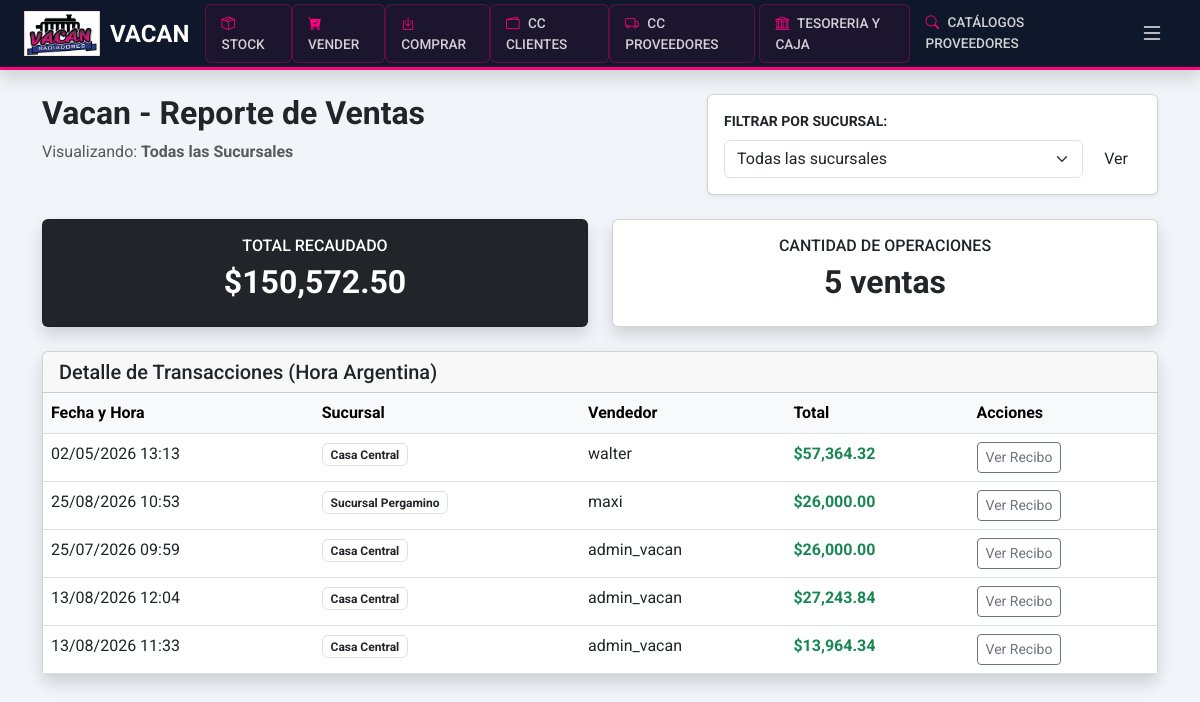
Page /admin/reportes (signed in) on the earlier database version.
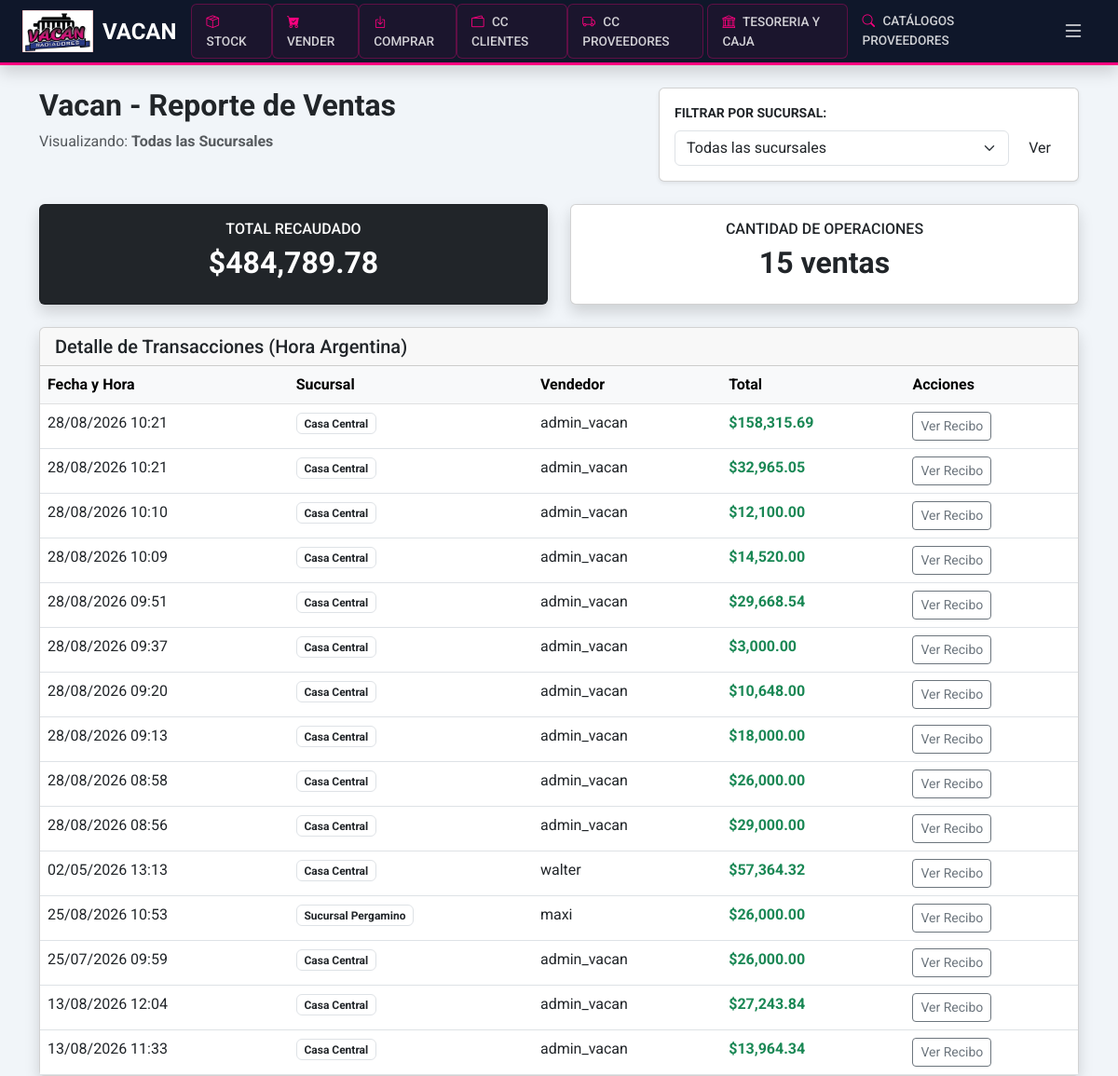
Same page on the later database version.
### app/models.py (models this page shows)
class Venta(db.Model):
    id = db.Column(db.Integer, primary_key=True)
    fecha = db.Column(db.DateTime, default=get_argentina_time)
    total = db.Column(db.Float, nullable=False)
    tipo_comprobante = db.Column(db.String(20), default='REMITO')
    metodo_pago = db.Column(db.String(20))
    estado_arca = db.Column(db.String(20), default='PENDIENTE')
    esta_pagada = db.Column(db.Boolean, default=False)
    total_pagado = db.Column(db.Float, default=0.0)
    cliente_id = db.Column(db.Integer, db.ForeignKey('cliente.id'))
    usuario_id = db.Column(db.Integer, db.ForeignKey('usuario.id'))
    sucursal_id = db.Column(db.Integer, db.ForeignKey('sucursal.id'))
    iva_porcentaje = db.Column(db.Float, default=21.0) # Para elegir 21, 10.5 o 0
    plazo_pago = db.Column(db.Integer, default=0)    # Días para el vencimiento
    descuento_global = db.Column(db.Float, default=0.0) # Monto o % de descuento
    recargo_global = db.Column(db.Float, default=0.0)
    cliente = db.relationship('Cliente', back_populates='ventas')
    usuario = db.relationship('Usuario', back_populates='ventas')
    sucursal = db.relationship('Sucursal', back_populates='ventas')
    detalles = db.relationship('DetalleVenta', back_populates='venta', cascade="all, delete-orphan")
    pagos = db.relationship('PagoVenta', back_populates='venta', cascade="all, delete-orphan")
    movimientos_cta = db.relationship('MovimientoCtaCte', back_populates='venta')

class Sucursal(db.Model):
    id = db.Column(db.Integer, primary_key=True)
    nombre = db.Column(db.String(100), nullable=False)
    cuit = db.Column(db.String(20))
    direccion = db.Column(db.String(200))
    localidad = db.Column(db.String(100))
    provincia = db.Column(db.String(100))
    celular = db.Column(db.String(20))
    celular_alternativo = db.Column(db.String(20))
    activo = db.Column(db.Boolean, default=True)
    empresa_id = db.Column(db.Integer, db.ForeignKey('empresa.id'))
    empresa = db.relationship('Empresa', back_populates='sucursales')
    usuarios = db.relationship('Usuario', back_populates='sucursal')
    ventas = db.relationship('Venta', back_populates='sucursal')
    stock_items = db.relationship('Repuesto', back_populates='sucursal') # Nombre único para stock
    cajas = db.relationship('Caja', back_populates='sucursal')

class Usuario(UserMixin, db.Model):
    id = db.Column(db.Integer, primary_key=True)
    username = db.Column(db.String(80), unique=True, nullable=False)
    password_hash = db.Column(db.String(200))
    rol = db.Column(db.String(20), default='vendedor')
    activo = db.Column(db.Boolean, default=True)
    sucursal_id = db.Column(db.Integer, db.ForeignKey('sucursal.id'))
    sucursal = db.relationship('Sucursal', back_populates='usuarios')
    ventas = db.relationship('Venta', back_populates='usuario')
    ajustes_precios = db.relationship('HistorialPrecio', back_populates='usuario')
    cierres_realizados = db.relationship('CierreCaja', back_populates='usuario_rel')

### app/routes/admin.py (the view)
@admin_bp.route('/reportes')
@login_required
@roles_required('admin', 'superadmin')
def reportes():
    sucursal_id = request.args.get('sucursal_id', type=int)
    sucursales = Sucursal.query.all()
    query_ventas = Venta.query
    if sucursal_id:
        query_ventas = query_ventas.filter_by(sucursal_id=sucursal_id)
        sucursal_actual = Sucursal.query.get(sucursal_id)
    else:
        sucursal_actual = None
    ventas = query_ventas.order_by(Venta.id.desc()).all()
    total_recaudado = sum(v.total for v in ventas)
    cantidad_ventas = len(ventas)
    return render_template(
        'admin/reportes.html',
        ventas=ventas,
        total=total_recaudado,
        cantidad=cantidad_ventas,
        sucursales=sucursales,
        sucursal_actual=sucursal_actual
    )

### app/__init__.py (called while the page is built)
def create_app():
    app = Flask(__name__)
    app.config.from_object(Config)
    db.init_app(app)
    migrate.init_app(app, db, render_as_batch=True)
    login_manager.init_app(app)
    login_manager.login_view = 'auth.login'
    login_manager.login_message = "Por favor, inicia sesión para acceder al sistema Vacan."
    login_manager.login_message_category = "info"
    from .models import Usuario
    @login_manager.user_loader
    def load_user(user_id):
        return Usuario.query.get(int(user_id))
    from .routes.main import main_bp
    from .routes.inventory import inventory_bp
    from .routes.auth import auth_bp
    from .routes.admin import admin_bp
    app.register_blueprint(main_bp)
    app.register_blueprint(inventory_bp)
    app.register_blueprint(auth_bp)
    app.register_blueprint(admin_bp)
    return app

### app/templates/admin/reportes.html (shortened to what this page needs)
{% extends 'base.html' %}
{% block content %}
<div class="row mb-4">
    <div class="col-md-7">
        <h2 class="fw-bold"><span class="text-pink">Vacan</span> - Reporte de Ventas</h2>
        <p class="text-muted">Visualizando: <strong>{{ sucursal_actual.nombre if sucursal_actual else 'Todas las Sucursales' }}</strong></p>
    </div>
    <div class="col-md-5">
        <form action="{{ url_for('admin.reportes') }}" method="GET" class="card p-3 shadow-sm">
            <label class="form-label small fw-bold text-uppercase">Filtrar por Sucursal:</label>
            <div class="d-flex gap-2">
                <select name="sucursal_id" class="form-select">
                    <option value="">Todas las sucursales</option>
                </select>
                <button type="submit" class="btn btn-vacan">Ver</button>
            </div>
        </form>
    </div>
</div>
<div class="row mb-4 text-center">
    <div class="col-md-6">
        <div class="card bg-dark text-white shadow">
            <div class="card-body">
                <h6 class="text-pink text-uppercase">Total Recaudado</h6>
                <h2 class="fw-bold">${{ "{:,.2f}".format(total) }}</h2>
            </div>
        </div>
    </div>
    <div class="col-md-6">
        <div class="card shadow border-pink">
            <div class="card-body">
                <h6 class="text-dark text-uppercase">Cantidad de Operaciones</h6>
                <h2 class="fw-bold">{{ cantidad }} ventas</h2>
            </div>
        </div>
    </div>
</div>
<div class="card shadow">
    <div class="card-header card-header-vacan">
        <h5 class="mb-0">Detalle de Transacciones (Hora Argentina)</h5>
    </div>
    <div class="card-body p-0">
        <table class="table table-hover mb-0">
            <thead class="table-light">
                <tr>
                    <th>Fecha y Hora</th>
                    <th>Sucursal</th>
                    <th>Vendedor</th>
                    <th>Total</th>
                    <th>Acciones</th>
                </tr>
            </thead>
            <tbody>
                {% for v in ventas %}
                <tr>
                    <td>{{ v.fecha.strftime('%d/%m/%Y %H:%M') }}</td>
                    <td><span class="badge bg-outline-dark border text-dark">{{ v.sucursal.nombre }}</span></td>
                    <td>{{ v.usuario.username }}</td>
                    <td class="fw-bold text-success">${{ "{:,.2f}".format(v.total) }}</td>
                    <td>
                        <button class="btn btn-sm btn-outline-secondary">Ver Recibo</button>
                    </td>
                </tr>
                {% else %}
                <tr>
                    <td colspan="5" class="text-center py-4">No hay ventas registradas para este filtro.</td>
                </tr>
                {% endfor %}
            </tbody>
        </table>
    </div>
</div>
{% endblock %}

Differences in the rows shown:
added Venta: fecha "28/08/2026 10:21", sucursal.nombre "Casa Central", usuario.username "admin_vacan", total "158,315.69"
added Venta: fecha "28/08/2026 10:21", sucursal.nombre "Casa Central", usuario.username "admin_vacan", total "32,965.05"
added Venta: fecha "28/08/2026 10:10", sucursal.nombre "Casa Central", usuario.username "admin_vacan", total "12,100.00"
added Venta: fecha "28/08/2026 10:09", sucursal.nombre "Casa Central", usuario.username "admin_vacan", total "14,520.00"
added Venta: fecha "28/08/2026 09:51", sucursal.nombre "Casa Central", usuario.username "admin_vacan", total "29,668.54"
added Venta: fecha "28/08/2026 09:37", sucursal.nombre "Casa Central", usuario.username "admin_vacan", total "3,000.00"
added Venta: fecha "28/08/2026 09:20", sucursal.nombre "Casa Central", usuario.username "admin_vacan", total "10,648.00"
added Venta: fecha "28/08/2026 09:13", sucursal.nombre "Casa Central", usuario.username "admin_vacan", total "18,000.00"
added Venta: fecha "28/08/2026 08:58", sucursal.nombre "Casa Central", usuario.username "admin_vacan", total "26,000.00"
added Venta: fecha "28/08/2026 08:56", sucursal.nombre "Casa Central", usuario.username "admin_vacan", total "29,000.00"
Other differences:
{{ "{:,.2f}".format(total) }}: "150,572.50" → "484,789.78"
{{ cantidad }}: "5" → "15"
